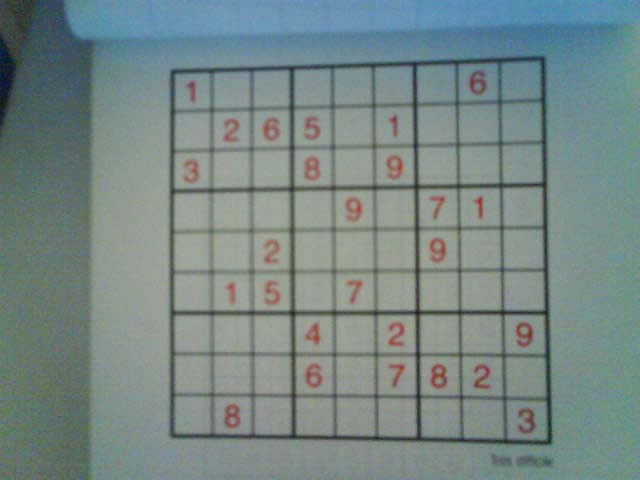
#> input picture test_examples_images/image91.jpg, 640 x 480 px
$ jupyter execute --allow-errors Test_sudoku_model.ipynb
#> lines starting #> are read from the running program, lines starting #| are printed output that depends on the picture; after the words box and inside, x2 and y2 are one past the last pixel; in counts of white or black regions, pixels touching at a corner belong together
<h1> Test the implemented  model </h1>

<i> this is a simple jupyter notebook on how to run different examples using the created model</i>
<ul>
    <li> execute each of the following cells one time using CTRL + ENTER </li>
    <li> in the third cell just give the path of the image to be tested </li>
    <li> execute the last cell and as an output an array which contains all the detected sudoku puzzle digits will be printed </li>

</ul>

[cell 1]
# load the saved model for testing

from keras.models import load_model

#> (the rest of this cell did not finish here and is left out)

[cell 2]
# rectify and split_test_image_puzzle are responsible for splitting the sudoku puzzle to cells each cell contains one digit of the puzzle

import cv2
import numpy as np
import pytesseract
from skimage.segmentation import clear_border


def rectify(h):

        h = h.reshape((4,2))
        hnew = np.zeros((4,2),dtype = np.float32)

        add = h.sum(1)
        hnew[0] = h[np.argmin(add)]
        hnew[2] = h[np.argmax(add)]

        diff = np.diff(h,axis = 1)
        hnew[1] = h[np.argmin(diff)]
        hnew[3] = h[np.argmax(diff)]

        return hnew


# detect the puzzle and split it into 81 images cells digit

def split_test_image_puzzle(path : str):

#> called with path = 'test_examples_images/image91.jpg'
        img=cv2.imread(path)  # give the path file of the test image
#> img is the input picture: shape (480, 640, 3); mean B, G, R 133.4, 135.6, 119.1

        img = cv2.resize(img,(450,450))
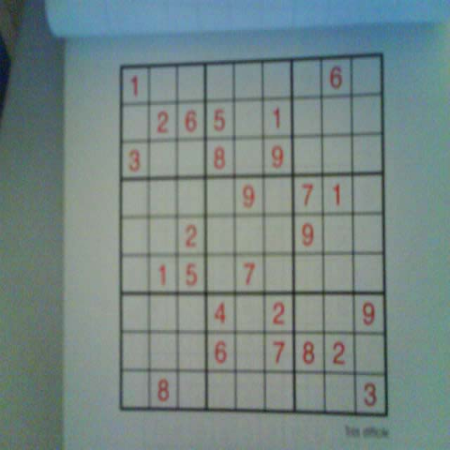
#> img: shape (450, 450, 3); mean B, G, R 133.3, 135.5, 119
        gray = cv2.cvtColor(img,cv2.COLOR_BGR2GRAY)
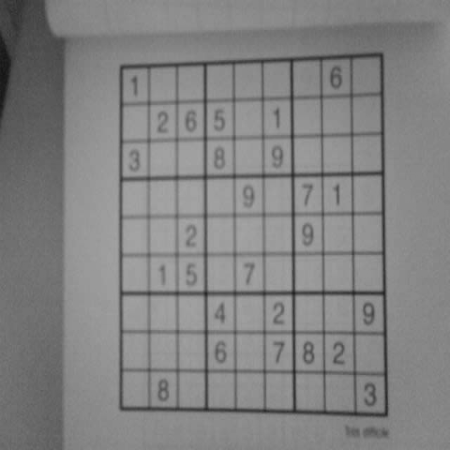
#> gray: shape (450, 450); min 20, max 166, mean 130.3

        gray = cv2.GaussianBlur(gray,(5,5),0)
        thresh = cv2.adaptiveThreshold(gray,255,1,1,11,2)
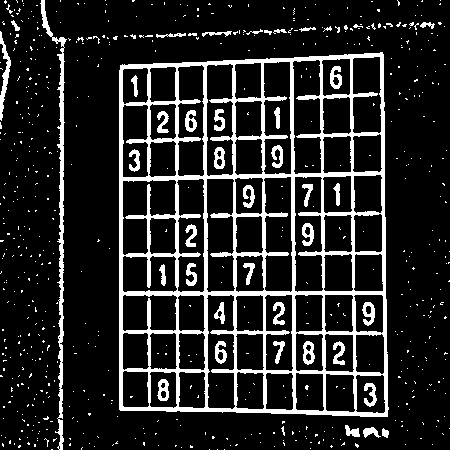
#> thresh: shape (450, 450); 14.8% white; 640 white regions (596 under 20 px)


        contours,hierarchy = cv2.findContours(thresh, cv2.RETR_TREE, cv2.CHAIN_APPROX_SIMPLE)
#> contours = 717 contours, 611 with area under 20; largest, box (x1, y1, x2, y2) and area: (119, 52, 389, 417) 93956, (294, 176, 324, 293) 2978, (263, 176, 293, 293) 2922, (292, 59, 322, 175) 2921, (206, 294, 236, 410) 2880

        biggest = None
        max_area = 0
        for i in contours:
                area = cv2.contourArea(i)
                if area > 100:
                        peri = cv2.arcLength(i,True)
                        approx = cv2.approxPolyDP(i,0.02*peri,True)
                        if area > max_area and len(approx)==4:
                                biggest = approx
                                max_area = area
#> this loop made 717 passes
#> (area, peri, biggest, max_area) on pass 404: (93956, 1256.2, [[382, 52], [120, 65], [120, 410], [387, 416]], 93956)
#> (area, peri, approx) on passes 405, 407, 410, 413, 416, 420: (1064, 135.5, [[357, 374], [384, 376], [383, 413], [355, 410]]), (1065, 133, [[326, 373], [354, 376], [353, 412], [325, 409]]), (1038.5, 131.6, [[296, 372], [323, 374], [322, 411], [295, 408]]), (977, 130.6, [[267, 372], [292, 373], [291, 410], [265, 408]]), (981.5, 132.5, [[238, 371], [263, 373], [262, 409], [235, 406]]), (934, 128.3, [[180, 371], [205, 373], [203, 408], [178, 406]])
#> after the loop, max_area = 93956
        cv2.drawContours(img, biggest, -1, (0,255,0), 8)
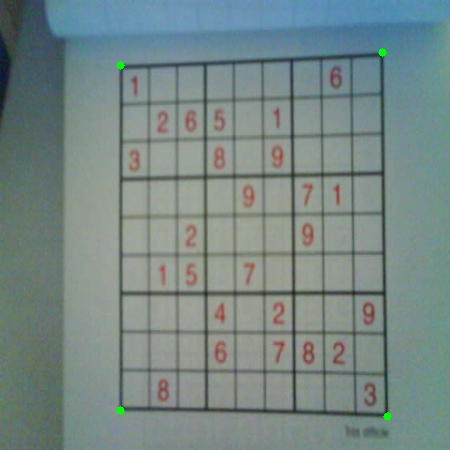
#> img: shape (450, 450, 3); 0.1% of pixels changed, all inside (x1, y1, x2, y2) = (116, 48, 392, 421)


        biggest=rectify(biggest)
#> in rectify, `h = h.reshape((4,2))`: h = [[382, 52], [120, 65], [120, 410], [387, 416]]
#> in rectify, `add = h.sum(1)`: add = [434, 185, 530, 803]
#> in rectify, `diff = np.diff(h,axis = 1)`: diff = [-330, -55, 290, 29]
#> biggest = [[120, 65], [382, 52], [387, 416], [120, 410]]

        h = np.array([ [0,0],[449,0],[449,449],[0,449] ],np.float32)
        retval = cv2.getPerspectiveTransform(biggest,h)
#> retval = [[1.86, 5.45e-17, -223.3], [0.0677, 1.36, -96.8], [0.000218, 5.39e-05, 1]]
        thresh = cv2.adaptiveThreshold(gray,255,1,1,11,2)

        warp = cv2.warpPerspective(thresh,retval,(450,450))   # contains the sudoku puzzle
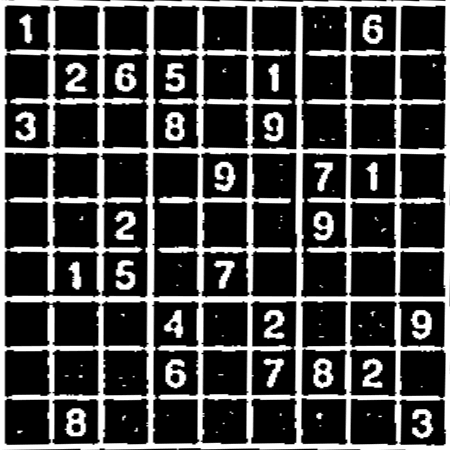
#> warp: shape (450, 450); min 0, max 255, mean 67.3


        winX = int(warp.shape[1]/9.0)
#> winX = 50
        winY = int(warp.shape[0]/9.0)
#> winY = 50

        liste3 = []

        #loop through all the cells of the sudoku puzzle and append each digit's image to the list

        for y in range(0,warp.shape[0],winY):
            for x in range(0,warp.shape[1],winX):
                #slice the cell
                window = warp[y:y+winY,x:x+winX]
                #sanity check
                if window.shape[0] != winY or window.shape[1] != winX:
                    continue
                clone = warp.copy()
                digit = cv2.resize(window,(28,28))

                #clear borders


                digit = clear_border(digit)  # contains one cell from the puzzle

                # append the digit image which corresponds to one cell in the puzzle to a list

                liste3.append(digit.reshape(28,28,1))
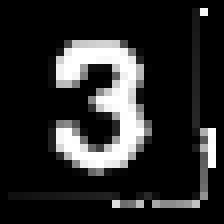
#> digit: shape (28, 28) (shown 8 times larger); min 0, max 255, mean 40.3
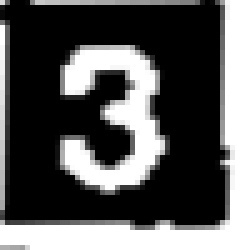
#> window: shape (50, 50) (shown 5 times larger); min 0, max 255, mean 89.4
#> after the loop, liste3 = 81 items


        return liste3

[cell 3]
#load the test image
test = split_test_image_puzzle('test_examples_images/image91.jpg')  # give the path of the image to be tested.
#> test = 81 items
test = np.asarray(test)
test = test.astype(np.float32) / 255

$ run again, with test_examples_images/image1005.jpg copied over test_examples_images/image91.jpg
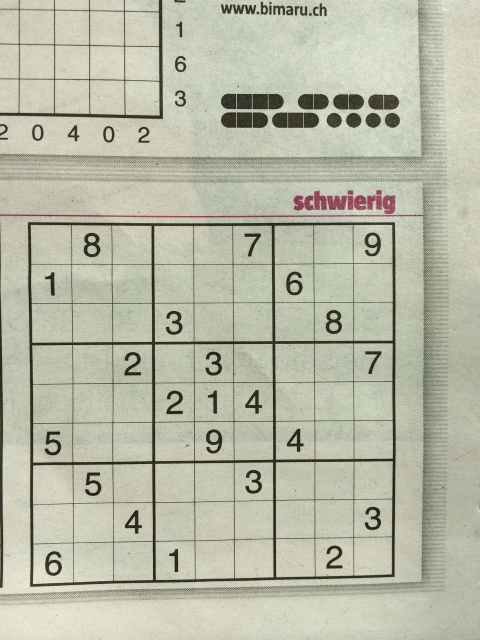
#> input picture test_examples_images/image1005.jpg, 960 x 1280 px (shown at 1/2 size)
#> in split_test_image_puzzle, img is the input picture: shape (1280, 960, 3); mean B, G, R 167.4, 186.3, 184.5
#> in split_test_image_puzzle, `thresh = cv2.adaptiveThreshold(gray,255,1,1,11,2)`:
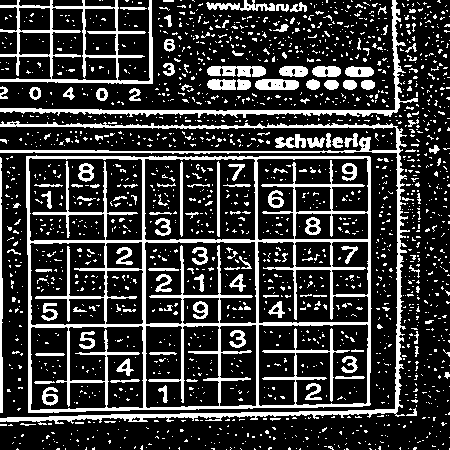
#> thresh: shape (450, 450); 22% white; 1894 white regions (1755 under 20 px)
#> contours = 1959 contours, 1840 with area under 20; largest, box (x1, y1, x2, y2) and area: (26, 155, 372, 413) 86416, (144, 158, 256, 241) 8918, (28, 157, 143, 242) 8780, (258, 323, 369, 407) 8172, (144, 241, 257, 325) 7576
#> the loop in split_test_image_puzzle, `for i in contours:` made 1959 passes
#> (area, peri, biggest, max_area) on pass 549: (86415.5, 1214.3, [[26, 156], [28, 412], [370, 404], [369, 156]], 86415.5)
#> after the loop in split_test_image_puzzle, `for i in contours:`: max_area = 86415.5
#> h = [[26, 156], [28, 412], [370, 404], [369, 156]]
#> add = [182, 440, 774, 525]
#> diff = [130, 384, 34, -213]
#> in split_test_image_puzzle, `biggest=rectify(biggest)`: biggest = [[26, 156], [369, 156], [370, 404], [28, 412]]
#> retval = [[1.26, -0.00987, -31.3], [-1.41e-16, 1.74, -271.8], [-9.1e-05, -1.03e-05, 1]]
#> after the loop in split_test_image_puzzle, `for y in range(0,warp.shape[0],winY):`:
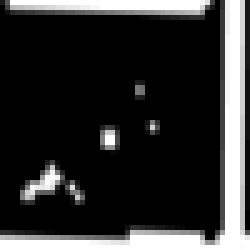
#> window: shape (50, 50) (shown 5 times larger); min 0, max 255, mean 48.9
#> after the loop in split_test_image_puzzle, `for y in range(0,warp.shape[0],winY):`: liste3 = 81 items

$ run again, with test_examples_images/image1073.jpg copied over test_examples_images/image91.jpg
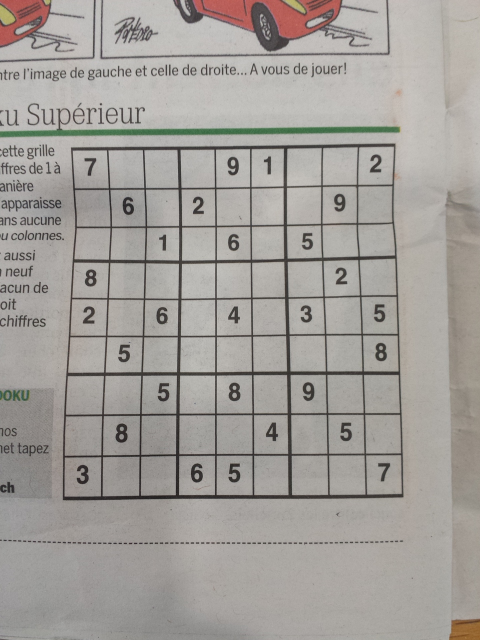
#> input picture test_examples_images/image1073.jpg, 960 x 1280 px (shown at 1/2 size)
#> in split_test_image_puzzle, img is the input picture: shape (1280, 960, 3); mean B, G, R 153.8, 158.3, 162.3
#> in split_test_image_puzzle, `thresh = cv2.adaptiveThreshold(gray,255,1,1,11,2)`:
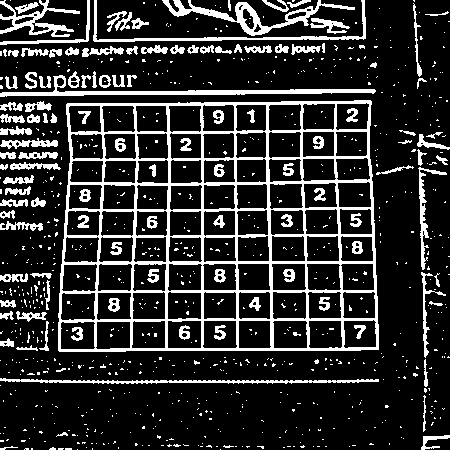
#> thresh: shape (450, 450); 18% white; 883 white regions (764 under 20 px)
#> contours = 1037 contours, 839 with area under 20; largest, box (x1, y1, x2, y2) and area: (58, 100, 379, 352) 76850, (162, 0, 355, 36) 1486, (0, 75, 376, 97) 1366, (272, 320, 308, 349) 940, (167, 320, 202, 349) 940
#> the loop in split_test_image_puzzle, `for i in contours:` made 1037 passes
#> (area, peri, biggest, max_area) on passes 446, 515: (379.5, 346.7, [[419, 167], [423, 269], [419, 170], [446, 173]], 379.5), (76849.5, 1138.5, [[371, 101], [67, 103], [58, 350], [378, 349]], 76849.5)
#> after the loop in split_test_image_puzzle, `for i in contours:`: max_area = 76849.5
#> h = [[371, 101], [67, 103], [58, 350], [378, 349]]
#> add = [472, 170, 408, 727]
#> diff = [-270, 36, 292, -29]
#> in split_test_image_puzzle, `biggest=rectify(biggest)`: biggest = [[67, 103], [371, 101], [378, 349], [58, 350]]
#> retval = [[1.52, 0.0553, -107.4], [0.0129, 1.96, -202.6], [1.58e-05, 0.000218, 1]]
#> after the loop in split_test_image_puzzle, `for y in range(0,warp.shape[0],winY):`:
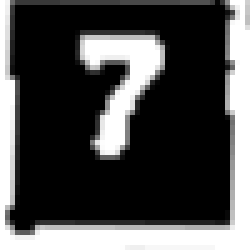
#> window: shape (50, 50) (shown 5 times larger); min 0, max 255, mean 75.6
#> after the loop in split_test_image_puzzle, `for y in range(0,warp.shape[0],winY):`: liste3 = 81 items

$ run again, with test_examples_images/image1080.jpg copied over test_examples_images/image91.jpg
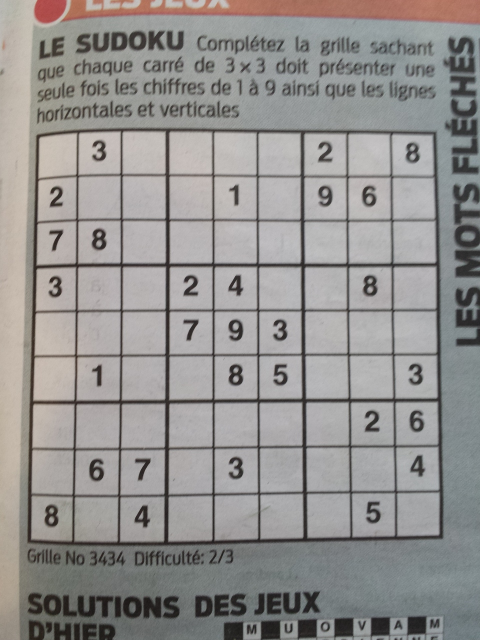
#> input picture test_examples_images/image1080.jpg, 960 x 1280 px (shown at 1/2 size)
#> in split_test_image_puzzle, img is the input picture: shape (1280, 960, 3); mean B, G, R 143.4, 145.1, 147.3
#> thresh: shape (450, 450); 23.1% white; 879 white regions (701 under 20 px)
#> contours = 1043 contours, 772 with area under 20; largest, box (x1, y1, x2, y2) and area: (25, 89, 416, 384) 111412, (18, 0, 450, 450) 2117, (112, 348, 155, 382) 1341, (157, 348, 200, 382) 1314, (69, 349, 112, 382) 1290
#> the loop in split_test_image_puzzle, `for i in contours:` made 1043 passes
#> (area, peri, biggest, max_area) on pass 442: (111411.5, 1364.8, [[34, 94], [26, 381], [415, 378], [409, 92]], 111411.5)
#> after the loop in split_test_image_puzzle, `for i in contours:`: max_area = 111411.5
#> h = [[34, 94], [26, 381], [415, 378], [409, 92]]
#> add = [128, 407, 793, 501]
#> diff = [60, 355, -37, -317]
#> in split_test_image_puzzle, `biggest=rectify(biggest)`: biggest = [[34, 94], [409, 92], [415, 378], [26, 381]]
#> retval = [[1.21, 0.0337, -44.25], [0.00876, 1.64, -154.7], [-7.69e-06, 0.000132, 1]]
#> after the loop in split_test_image_puzzle, `for y in range(0,warp.shape[0],winY):`:
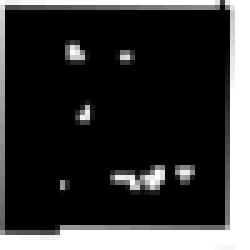
#> window: shape (50, 50) (shown 5 times larger); min 0, max 255, mean 55.1
#> after the loop in split_test_image_puzzle, `for y in range(0,warp.shape[0],winY):`: liste3 = 81 items
